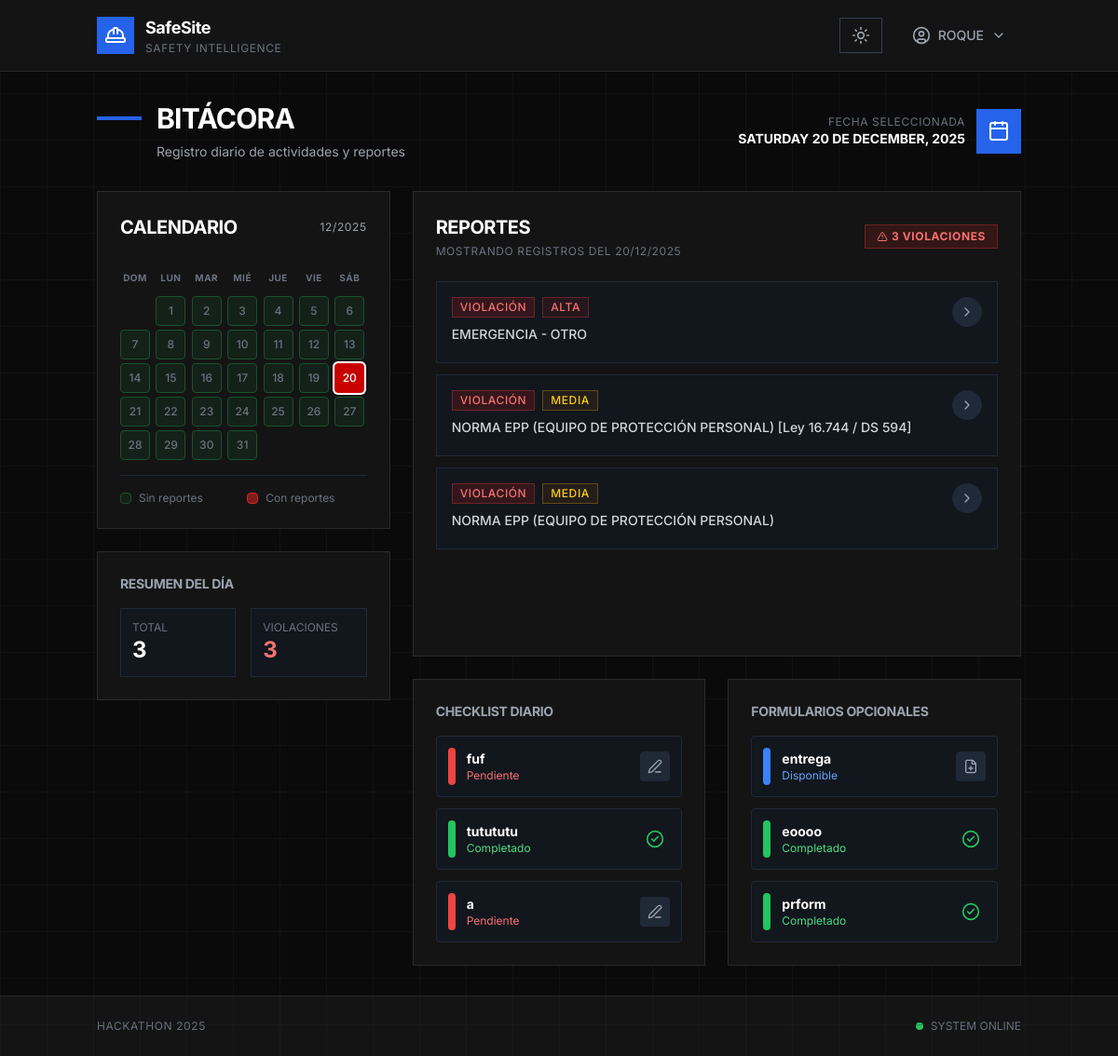
Page /bitacora/ (signed in) on the earlier database version.
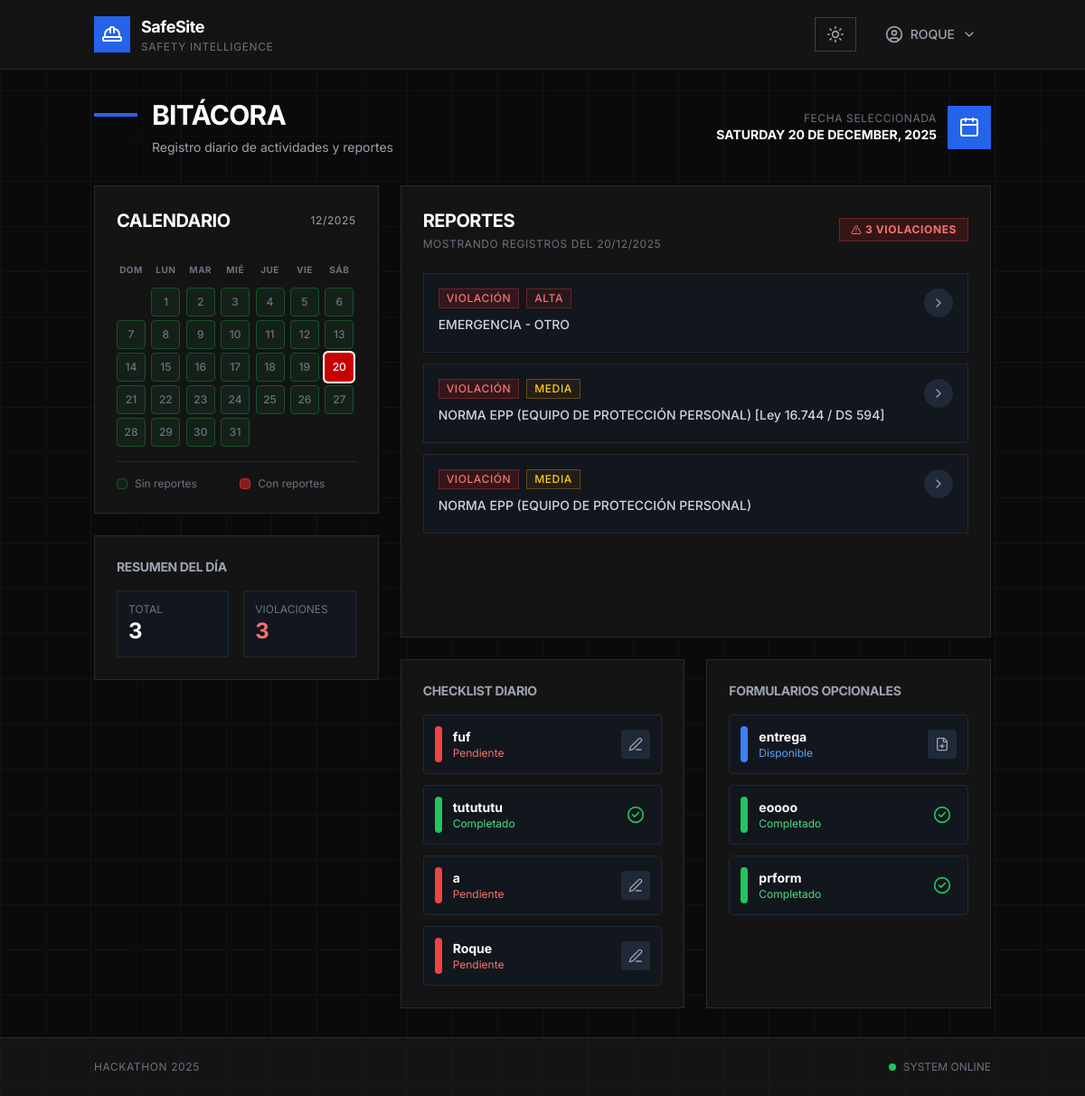
Same page on the later database version.
### seguridad/models.py (models this page shows, shortened)
class ReporteDeCampo(models.Model):
    id_reporte = models.AutoField(primary_key=True)
    fecha_reporte = models.DateField(default=get_current_date)
    foto_incidente = models.ImageField(upload_to="incidentes/", max_length=500)
    image_check = models.BooleanField(default=False)
    check_estado_norma = models.BooleanField(
        default=False, verbose_name="¿Hay una norma incumplida?"
    )
    norma_infringida = models.CharField(max_length=255, blank=True, null=True)
    descripcion = models.TextField(blank=True, null=True)
    clasificacion = models.CharField(
        max_length=20,
        choices=[
            ("BAJA", "Baja"),
            ("MEDIA", "Media"),
            ("ALTA", "Alta"),
        ],
        default="BAJA",
    )
    casco = models.IntegerField(default=0, verbose_name="Cascos faltantes")
    chaleco = models.IntegerField(default=0, verbose_name="Chalecos faltantes")
    guantes = models.IntegerField(default=0, verbose_name="Guantes faltantes")
    botas = models.IntegerField(default=0, verbose_name="Botas faltantes")

class Formulario(models.Model):
    id_formulario = models.AutoField(primary_key=True)
    nombre = models.CharField(max_length=200, default="Formulario sin nombre")
    categoria = models.CharField(
        max_length=20,
        choices=[("DIARIO", "Diario"), ("PARTICULAR", "Particular")],
        default="PARTICULAR",
    )
    archivo = models.FileField(upload_to="formularios/", max_length=500)
    fecha_subida = models.DateTimeField(auto_now_add=True)
    procesado = models.BooleanField(default=False)
    resultado_json = models.JSONField(blank=True, null=True)
    resumen = models.TextField(blank=True, null=True)
    requiere_firma = models.BooleanField(default=False, verbose_name="¿Requiere firma?")

### seguridad/views.py (the view)
# urls.py: path("bitacora/", views.bitacora, name="bitacora"),
@login_required
def bitacora(request):
    import json
    from datetime import date, datetime
    fecha_str = request.GET.get("date")
    today = date.today()
    if fecha_str:
        try:
            fecha_seleccionada = datetime.strptime(fecha_str, "%Y-%m-%d").date()
        except ValueError:
            fecha_seleccionada = today
    else:
        fecha_seleccionada = today
    reportes_dia = ReporteDeCampo.objects.filter(
        fecha_reporte__year=fecha_seleccionada.year,
        fecha_reporte__month=fecha_seleccionada.month,
        fecha_reporte__day=fecha_seleccionada.day,
    ).order_by("-fecha_reporte")
    formularios_diarios = Formulario.objects.filter(categoria="DIARIO")
    formularios_diarios_estado = []
    for formulario in formularios_diarios:
        completado = RegistroFormulario.objects.filter(
            formulario=formulario,
            fecha_registro__year=fecha_seleccionada.year,
            fecha_registro__month=fecha_seleccionada.month,
            fecha_registro__day=fecha_seleccionada.day,
        ).exists()
        formularios_diarios_estado.append(
            {"formulario": formulario, "completado": completado}
        )
    formularios_opcionales = Formulario.objects.filter(categoria="PARTICULAR")
    formularios_opcionales_estado = []
    for formulario in formularios_opcionales:
        completado = RegistroFormulario.objects.filter(
            formulario=formulario,
            fecha_registro__year=fecha_seleccionada.year,
            fecha_registro__month=fecha_seleccionada.month,
            fecha_registro__day=fecha_seleccionada.day,
        ).exists()
        formularios_opcionales_estado.append(
            {"formulario": formulario, "completado": completado}
        )
    total_dia = reportes_dia.count()
    violaciones_dia = reportes_dia.filter(check_estado_norma=True).count()
    mes_target = fecha_seleccionada.month
    year_target = fecha_seleccionada.year
    reportes_calendario = (
        ReporteDeCampo.objects.filter(
            fecha_reporte__year=year_target, fecha_reporte__month=mes_target
        )
        .values("fecha_reporte")
        .annotate(count=Count("id_reporte"))
        .order_by("fecha_reporte")
    )
    calendar_data = {}
    for r in reportes_calendario:
        f = r["fecha_reporte"]
        f_str = f.strftime("%Y-%m-%d")
        violations = ReporteDeCampo.objects.filter(
            fecha_reporte=f, check_estado_norma=True
        ).count()
        calendar_data[f_str] = {"count": r["count"], "violations": violations}
    max_count = (
        max([d["count"] for d in calendar_data.values()]) if calendar_data else 0
    )
    contexto = {
        "reportes_dia": reportes_dia,
        "fecha_seleccionada": fecha_seleccionada,
        "total_dia": total_dia,
        "violaciones_dia": violaciones_dia,
        "calendar_data": json.dumps(calendar_data),
        "max_count": max_count,
        "current_year": year_target,
        "current_month": mes_target,
        "today": today,
        "formularios_diarios_estado": formularios_diarios_estado,
        "formularios_opcionales_estado": formularios_opcionales_estado,
    }
    return render(request, "seguridad/bitacora.html", contexto)

### seguridad/templates/seguridad/bitacora.html (shortened to what the changed rows need)
{% extends 'seguridad/base.html' %}
{% block content %}
<div class="space-y-8">
    <div class="flex flex-col md:flex-row md:items-center md:justify-between gap-4">
        <div>
            <div class="flex items-center gap-4 mb-2">
                <h1 class="text-3xl font-bold tracking-tight uppercase text-white">
                    Bitácora
                </h1>
            </div>
        </div>
    </div>
    <div class="grid grid-cols-1 lg:grid-cols-3 gap-6 items-start">
        <div class="lg:col-span-2 space-y-6">
            <div class="boxy-card p-6 min-h-[500px]">
                {% if reportes_dia %}
                <div class="space-y-3">
                    {% for reporte in reportes_dia %}
                    <a href="{% url 'detalle_reporte' reporte.id_reporte %}"
                        class="block p-4 bg-gray-900/50 border border-gray-800 hover:border-blue-500/50 transition-all group">
                        <div class="flex items-start justify-between gap-4">
                            <div class="flex-1 min-w-0">
                                <div class="flex items-center gap-2 mb-2">
                                    {% if reporte.check_estado_norma %}
                                    <span
                                        class="inline-flex items-center gap-1 px-2 py-0.5 bg-red-900/30 border border-red-500/30 text-red-400 text-xs font-medium uppercase tracking-wider">
                                        Violación
                                    </span>
                                    {% else %}
                                    <span
                                        class="inline-flex items-center gap-1 px-2 py-0.5 bg-green-900/30 border border-green-500/30 text-green-400 text-xs font-medium uppercase tracking-wider">
                                        Conforme
                                    </span>
                                    {% endif %}
                                    {% if reporte.clasificacion %}
                                    <span
                                        class="px-2 py-0.5 {% if reporte.clasificacion == 'ALTA' %}bg-red-900/20 text-red-400 border-red-500/30 {% elif reporte.clasificacion == 'MEDIA' %}bg-yellow-900/20 text-yellow-400 border-yellow-500/30 {% else %}bg-blue-900/20 text-blue-400 border-blue-500/30{% endif %} border text-xs font-medium uppercase tracking-wider">
                                        {{ reporte.clasificacion }}
                                    </span>
                                    {% endif %}
                                </div>
                                <p class="text-sm text-gray-300 font-medium mb-1 truncate">
                                    {{ reporte.norma_infringida|default:"Reporte de seguridad" }}
                                </p>
                            </div>
                            <div
                                class="flex items-center justify-center w-8 h-8 rounded-full bg-gray-800 group-hover:bg-blue-600/20 transition-colors">
                                <i data-lucide="chevron-right"
                                    class="w-4 h-4 text-gray-400 group-hover:text-blue-400"></i>
                            </div>
                        </div>
                    </a>
                    {% endfor %}
                </div>
                {% endif %}
            </div>
            <div class="grid grid-cols-1 md:grid-cols-2 gap-6">
                <div class="boxy-card p-6">
                    {% if formularios_diarios_estado %}
                    <div class="space-y-3">
                        {% for item in formularios_diarios_estado %}
                        <div
                            class="flex items-center justify-between p-3 bg-gray-900/50 border border-gray-800 rounded">
                            <div class="flex items-center gap-3">
                                <div
                                    class="w-2 h-10 rounded-full {% if item.completado %}bg-green-500{% else %}bg-red-500{% endif %}">
                                </div>
                                <div>
                                    <p class="text-sm font-bold text-white">{{ item.formulario.nombre }}</p>
                                    <p
                                        class="text-xs {% if item.completado %}text-green-400{% else %}text-red-400{% endif %}">
                                        {% if item.completado %}Completado{% else %}Pendiente{% endif %}
                                    </p>
                                </div>
                            </div>
                            {% if not item.completado %}
                            <a href="{% url 'detalle_formulario' item.formulario.pk %}"
                                class="w-8 h-8 flex items-center justify-center bg-gray-800 hover:bg-blue-600 hover:text-white rounded transition-colors text-gray-400"
                                title="Completar formulario">
                                <i data-lucide="edit-3" class="w-4 h-4"></i>
                            </a>
                            {% else %}
                            <div class="w-8 h-8 flex items-center justify-center text-green-500">
                                <i data-lucide="check-circle-2" class="w-5 h-5"></i>
                            </div>
                            {% endif %}
                        </div>
                        {% endfor %}
                    </div>
                    {% else %}
                    <p class="text-xs text-gray-500 italic">No hay formularios diarios configurados.</p>
                    {% endif %}
                </div>
                <div class="boxy-card p-6">
                    {% if formularios_opcionales_estado %}
                    <div class="space-y-3">
                        {% for item in formularios_opcionales_estado %}
                        <div
                            class="flex items-center justify-between p-3 bg-gray-900/50 border border-gray-800 rounded">
                            <div class="flex items-center gap-3">
                                <div
                                    class="w-2 h-10 rounded-full {% if item.completado %}bg-green-500{% else %}bg-blue-500{% endif %}">
                                </div>
                                <div>
                                    <p class="text-sm font-bold text-white">{{ item.formulario.nombre }}</p>
                                    <p
                                        class="text-xs {% if item.completado %}text-green-400{% else %}text-blue-400{% endif %}">
                                        {% if item.completado %}Completado{% else %}Disponible{% endif %}
                                    </p>
                                </div>
                            </div>
                            {% if not item.completado %}
                            <a href="{% url 'detalle_formulario' item.formulario.pk %}"
                                class="w-8 h-8 flex items-center justify-center bg-gray-800 hover:bg-blue-600 hover:text-white rounded transition-colors text-gray-400"
                                title="Completar formulario">
                                <i data-lucide="file-plus" class="w-4 h-4"></i>
                            </a>
                            {% else %}
                            <div class="w-8 h-8 flex items-center justify-center text-green-500">
                                <i data-lucide="check-circle-2" class="w-5 h-5"></i>
                            </div>
                            {% endif %}
                        </div>
                        {% endfor %}
                    </div>
                    {% else %}
                    <p class="text-xs text-gray-500 italic">No hay formularios opcionales disponibles.</p>
                    {% endif %}
                </div>
            </div>
        </div>
    </div>
</div>
{% endblock %}

Differences in the rows shown:
added Formulario: formulario.nombre "Roque", shows "Pendiente", shown under "CHECKLIST DIARIO"
